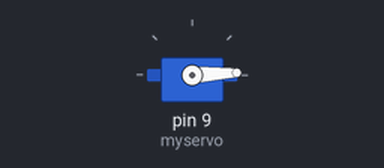
A sketch run on a simulated Arduino Uno, built with avr-gcc and run on an emulated ATmega328P. Shown: servo.

Above: at 0.05 s.
At 0.9 s:
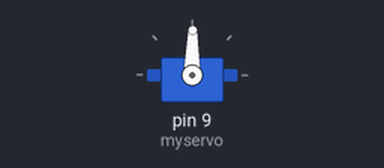
At 1.75 s:
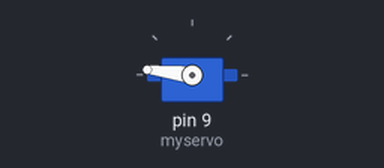
At 3.45 s:
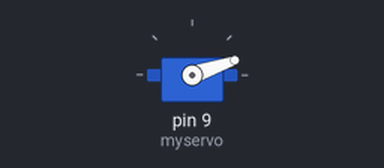
Timing chart, 0 to 8.3 s (numbered marks = the images above):
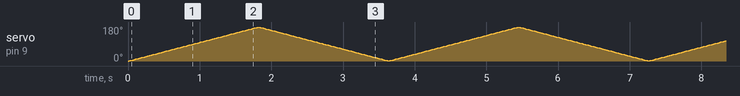

The sketch:

Servo_Motor.ino
```cpp
#include <Servo.h>
Servo myservo; // create servo object
int pos = 0; // servo position

void setup() {
  myservo.attach(9); // attaches the servo on pin 9
}

void loop() {
  for(pos = 0; pos < 180; pos += 1) { // forward
    myservo.write(pos);
    delay(10);
  }
  for(pos = 180; pos>=1; pos-=1) { // backward
    myservo.write(pos);
    delay(10);
  }
}
```
